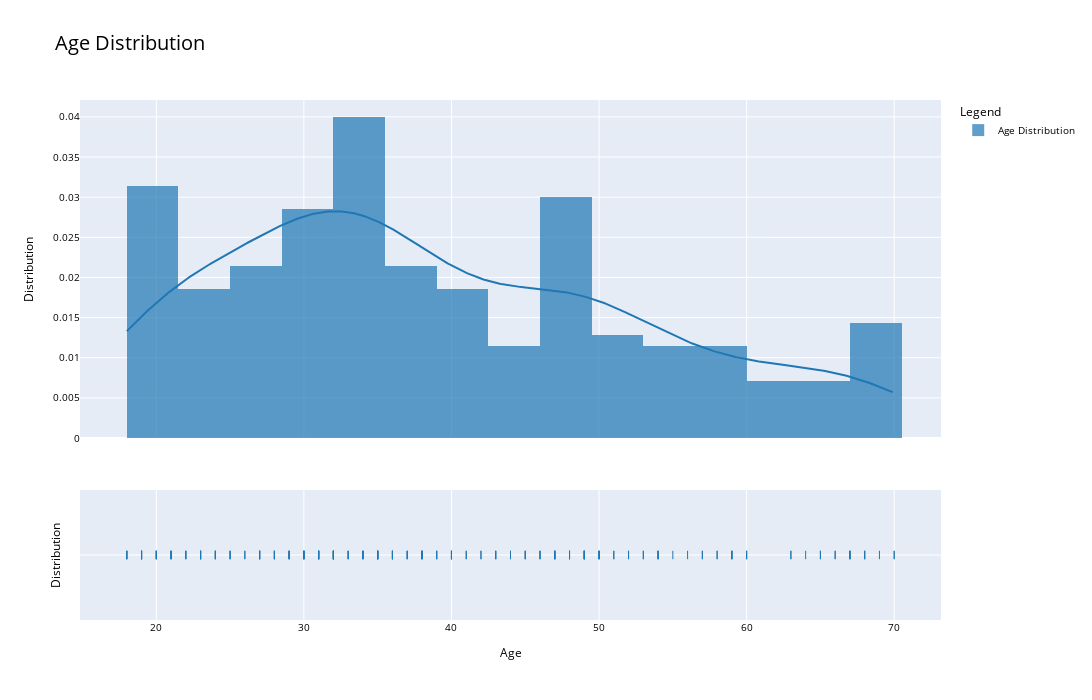

The notebook cell this image was saved under:
### Code cell
#Positively skewed in terms of age
DistributionPlot(Data, "Age")

### Figure 1 — Plotly figure (JSON) as saved in the notebook; plotly's stock layout.template omitted (floating-point values rounded to 4 significant figures; data arrays with more than 128 entries replaced by an {"elided": "..."} marker saying what was removed)
{"data": [{"autobinx": false, "histnorm": "probability density", "legendgroup": "Age Distribution", "marker": {"color": "rgb(31, 119, 180)"}, "name": "Age Distribution", "opacity": 0.7, "type": "histogram", "x": {"elided": "200 int values"}, "xaxis": "x", "xbins": {"end": 70, "size": 3.5, "start": 18}, "yaxis": "y"}, {"legendgroup": "Age Distribution", "marker": {"color": "rgb(31, 119, 180)"}, "mode": "lines", "name": "Age Distribution", "showlegend": false, "type": "scatter", "x": {"elided": "500 float values"}, "xaxis": "x", "y": {"elided": "500 float values"}, "yaxis": "y"}, {"legendgroup": "Age Distribution", "marker": {"color": "rgb(31, 119, 180)", "symbol": "line-ns-open"}, "mode": "markers", "name": "Age Distribution", "showlegend": false, "type": "scatter", "x": {"elided": "200 int values"}, "xaxis": "x", "y": {"elided": "200 str values"}, "yaxis": "y2"}], "layout": {"barmode": "overlay", "font": {"color": "Black", "size": 10}, "height": 700, "hovermode": "closest", "legend": {"title": {"text": "Legend"}, "traceorder": "reversed"}, "title": {"font": {"color": "Black", "size": 20}, "text": "Age Distribution"}, "width": 1100, "xaxis": {"anchor": "y2", "domain": [0, 1], "showgrid": true, "title": {"text": "Age"}, "zeroline": true}, "yaxis": {"anchor": "free", "domain": [0.35, 1], "position": 0, "showgrid": true, "title": {"text": "Distribution"}, "zeroline": true}, "yaxis2": {"anchor": "x", "domain": [0, 0.25], "dtick": 1, "showgrid": true, "showticklabels": false, "title": {"text": "Distribution"}, "zeroline": true}}}
